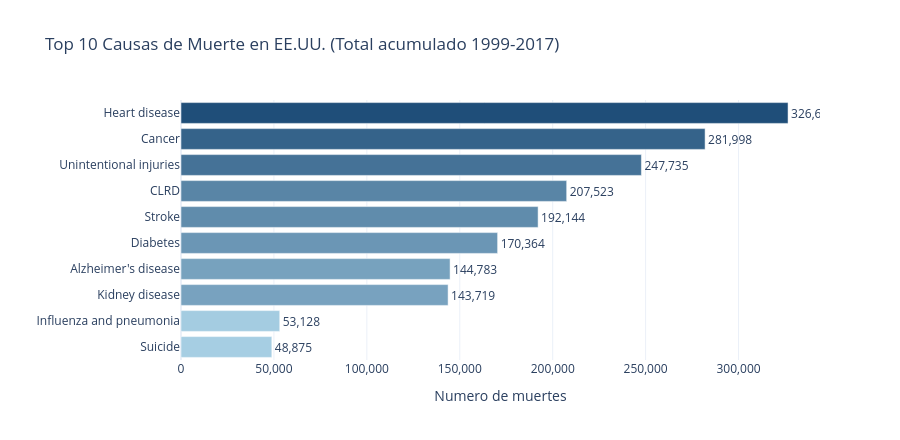

Notebook code cell kept with this figure:
### Code cell
top10 = pd.DataFrame({
    'causa':['Heart disease','Cancer','Unintentional injuries','CLRD','Stroke',
             'Diabetes',"Alzheimer's disease",'Kidney disease',
             'Influenza and pneumonia','Suicide'],
    'total':[326637,281998,247735,207523,192144,170364,144783,143719,53128,48875]
}).sort_values('total')

fig = px.bar(top10, x='total', y='causa', orientation='h',
             color='total', color_continuous_scale=['#A6CEE3','#1F4E79'],
             title='Top 10 Causas de Muerte en EE.UU. (Total acumulado 1999-2017)',
             labels={'total':'Numero de muertes','causa':''},
             text='total', template='plotly_white')
fig.update_traces(texttemplate='%{text:,}', textposition='outside')
fig.update_layout(height=440, coloraxis_showscale=False,
                  xaxis=dict(tickformat=','))
fig.show()

print("Top 10 causas de muerte en EE.UU. (1999-2017):")
print("-"*45)
for _, r in top10.sort_values('total',ascending=False).iterrows():
    print(f"  {r['causa']:<35} {r['total']:>10,}")

### Figure 1 — Plotly figure (JSON) as saved in the notebook; plotly's stock layout.template omitted (floating-point values rounded to 4 significant figures)
{"data": [{"hovertemplate": "Numero de muertes=%{marker.color}<br>=%{y}<extra></extra>", "legendgroup": "", "marker": {"color": [48875, 53128, 143719, 144783, 170364, 192144, 207523, 247735, 281998, 326637], "coloraxis": "coloraxis", "pattern": {"shape": ""}}, "name": "", "orientation": "h", "showlegend": false, "text": [48880.0, 53130.0, 143700.0, 144800.0, 170400.0, 192100.0, 207500.0, 247700.0, 282000.0, 326600.0], "textposition": "outside", "texttemplate": "%{text:,}", "type": "bar", "x": [48875, 53128, 143719, 144783, 170364, 192144, 207523, 247735, 281998, 326637], "xaxis": "x", "y": ["Suicide", "Influenza and pneumonia", "Kidney disease", "Alzheimer's disease", "Diabetes", "Stroke", "CLRD", "Unintentional injuries", "Cancer", "Heart disease"], "yaxis": "y"}], "layout": {"barmode": "relative", "coloraxis": {"colorbar": {"title": {"text": "Numero de muertes"}}, "colorscale": [[0.0, "#A6CEE3"], [1.0, "#1F4E79"]], "showscale": false}, "height": 440, "legend": {"tracegroupgap": 0}, "title": {"text": "Top 10 Causas de Muerte en EE.UU. (Total acumulado 1999-2017)"}, "xaxis": {"anchor": "y", "domain": [0.0, 1.0], "tickformat": ",", "title": {"text": "Numero de muertes"}}, "yaxis": {"anchor": "x", "domain": [0.0, 1.0], "title": {"text": ""}}}}
